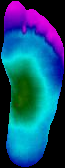
#> input picture Control Group/CG001_M/CG001_M_L.png, 65 x 168 px
$ python -i thermal_inference.py   (imports and definitions only)
#> lines starting #> are read from the running program, lines starting #| are printed output that depends on the picture; after the words box and inside, x2 and y2 are one past the last pixel; in counts of white or black regions, pixels touching at a corner belong together
"""
thermal_inference.py - backend module for the plantar-thermogram DM screening model.

Usage:
    from thermal_inference import ThermalDMPredictor
    predictor = ThermalDMPredictor("thermal_dm_model.joblib")
    result = predictor.predict_from_csv("patient_L.csv", "patient_R.csv")
    # {"probability": 0.73, "prediction": "DM", "threshold": 0.41, "risk_flag": True}

Inputs are two CSV temperature matrices (deg C, no header, background = 0).
Angiosome CSVs are optional (dict like {"L_LCA": "path.csv", ...}); if omitted,
those features are imputed with training medians.
"""
import numpy as np
import pandas as pd
import cv2
import joblib
from scipy import ndimage
from scipy.stats import entropy


def repair_foot_matrix(mat, max_hole_pixels=10):
    clean = np.asarray(mat, dtype=np.float32).copy()
    if clean.ndim != 2 or clean.size == 0:
        raise ValueError("Expected a non-empty 2D temperature matrix.")
    mask = np.isfinite(clean) & (clean > 0)
    if not mask.any():
        return clean, mask
    holes = ndimage.binary_fill_holes(mask) & ~mask
    hole_labels, n = ndimage.label(holes)
    for i in range(1, n + 1):
        region = hole_labels == i
        if region.sum() > max_hole_pixels:
            continue
        boundary = ndimage.binary_dilation(region, structure=np.ones((3, 3), bool)) & mask
        if not boundary.any():
            continue
        clean[region] = float(np.median(clean[boundary]))
        mask[region] = True
    return clean, mask


def standardize_foot_geometry(mat, is_left=False, target_shape=(128, 64)):
    mat = np.asarray(mat, dtype=np.float32)
    th, tw = target_shape
    clean, mask = repair_foot_matrix(mat)
    mask &= np.isfinite(clean) & (clean > 0)
    if not mask.any():
        return np.zeros(target_shape, np.float32)
    if is_left:
        clean, mask = np.fliplr(clean), np.fliplr(mask)
    rows, cols = np.any(mask, 1), np.any(mask, 0)
    rmin, rmax = np.where(rows)[0][[0, -1]]
    cmin, cmax = np.where(cols)[0][[0, -1]]
    crop = clean[rmin:rmax + 1, cmin:cmax + 1]
    cmask = mask[rmin:rmax + 1, cmin:cmax + 1]
    ch, cw = crop.shape
    s = min(th / ch, tw / cw)
    nh = max(1, min(th, int(round(ch * s))))
    nw = max(1, min(tw, int(round(cw * s))))
    num = cv2.resize(np.where(cmask, crop, 0.0).astype(np.float32), (nw, nh), interpolation=cv2.INTER_LINEAR)
    wts = cv2.resize(cmask.astype(np.float32), (nw, nh), interpolation=cv2.INTER_LINEAR)
    valid = cv2.resize(cmask.astype(np.uint8), (nw, nh), interpolation=cv2.INTER_NEAREST).astype(bool)
    valid &= wts > 1e-6
    rt = np.zeros((nh, nw), np.float32)
    rt[valid] = num[valid] / wts[valid]
    out = np.zeros(target_shape, np.float32)
    y0, x0 = (th - nh) // 2, (tw - nw) // 2
    out[y0:y0 + nh, x0:x0 + nw] = rt
    return out


# [42 lines left out: functions thermal_stats, glcm_features, not called in this run]


def _valid(mat):
    mat = np.asarray(mat, np.float32)
    return mat[np.isfinite(mat) & (mat > 0)]


# [27 lines left out: function extract_features, not called in this run]


class ThermalDMPredictor:
    # [23 lines left out: functions __init__, _read, predict_from_arrays, not called in this run]

    def predict_from_csv(self, left_csv, right_csv, angiosome_csvs=None):
        ang = {k: self._read(v) for k, v in (angiosome_csvs or {}).items()}
        return self.predict_from_arrays(self._read(left_csv), self._read(right_csv), ang)

>>> import cv2
>>> picture = cv2.imread('Control Group/CG001_M/CG001_M_L.png', cv2.IMREAD_GRAYSCALE)
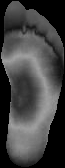
#> picture: shape (168, 65); min 0, max 163, mean 65.8
>>> result = standardize_foot_geometry(picture)
#> in repair_foot_matrix, `mask = np.isfinite(clean) & (clean > 0)`:
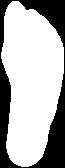
#> mask: shape (168, 65) bool; 69.3% white; 1 black region, box (x1, y1, x2, y2) and area: (0, 0, 65, 168) 3352
#> in repair_foot_matrix, `holes = ndimage.binary_fill_holes(mask) & ~mask`: holes: shape (168, 65) bool; every value is 0
#> in repair_foot_matrix, `hole_labels, n = ndimage.label(holes)`: hole_labels: shape (168, 65) int32; every value is 0
#> in repair_foot_matrix, `hole_labels, n = ndimage.label(holes)`: n = 0
#> in standardize_foot_geometry, `rmin, rmax = np.where(rows)[0][[0, -1]]`: rmin = 1; rmax = 166
#> in standardize_foot_geometry, `cmin, cmax = np.where(cols)[0][[0, -1]]`: cmin = 1; cmax = 63
#> in standardize_foot_geometry, `crop = clean[rmin:rmax + 1, cmin:cmax + 1]`:
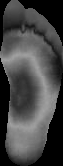
#> crop: shape (166, 63) float32; min 0, max 163, mean 68.7
#> in standardize_foot_geometry, `cmask = mask[rmin:rmax + 1, cmin:cmax + 1]`: cmask: shape (166, 63) bool; 72.4% white; 4 black regions, box (x1, y1, x2, y2) and area: (28, 73, 63, 166) 1106, (0, 58, 20, 166) 816, (18, 0, 63, 46) 779, (0, 0, 11, 51) 189
#> in standardize_foot_geometry, `num = cv2.resize(np.where(cmask, crop, 0.0).astype(np.float32), (nw, n..`:
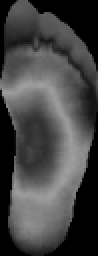
#> num: shape (128, 49) float32 (shown 2 times larger); min 0, max 159.7, mean 68.7
#> in standardize_foot_geometry, `wts = cv2.resize(cmask.astype(np.float32), (nw, nh), interpolation=cv2..`:
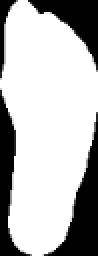
#> wts: shape (128, 49) float32 (shown 2 times larger); min 0, max 1, mean 0.723
#> in standardize_foot_geometry, `valid = cv2.resize(cmask.astype(np.uint8), (nw, nh), interpolation=cv2..`: valid: shape (128, 49) bool; 72.4% white; 4 black regions, box (x1, y1, x2, y2) and area: (25, 61, 49, 128) 610, (0, 45, 14, 128) 512, (14, 0, 49, 33) 468, (0, 0, 9, 40) 140
#> in standardize_foot_geometry, `valid &= wts > 1e-6`:
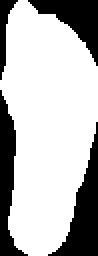
#> valid: shape (128, 49) bool (shown 2 times larger); 72.2% white; 4 black regions, box (x1, y1, x2, y2) and area: (24, 61, 49, 128) 625, (0, 45, 14, 128) 512, (14, 0, 49, 33) 468, (0, 0, 9, 40) 140
#> in standardize_foot_geometry, `out[y0:y0 + nh, x0:x0 + nw] = rt`:
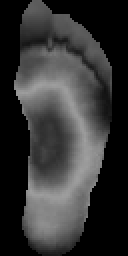
#> out: shape (128, 64) float32 (shown 2 times larger); min 0, max 159.7, mean 52.4

$ run again, on Control Group/CG001_M/CG001_M_R.png
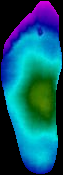
#> input picture Control Group/CG001_M/CG001_M_R.png, 63 x 175 px
#> in repair_foot_matrix, `mask = np.isfinite(clean) & (clean > 0)`:
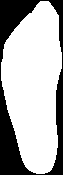
#> mask: shape (175, 63) bool; 69.6% white; 1 black region, box (x1, y1, x2, y2) and area: (0, 0, 63, 175) 3348
#> holes: shape (175, 63) bool; every value is 0
#> hole_labels: shape (175, 63) int32; every value is 0
#> n = 0
#> rmin = 1; rmax = 173
#> cmin = 1; cmax = 61
#> cmask: shape (173, 61) bool; 72.7% white; 4 black regions, box (x1, y1, x2, y2) and area: (0, 80, 35, 173) 1171, (0, 0, 39, 61) 911, (44, 68, 61, 173) 584, (48, 0, 61, 51) 210
#> in standardize_foot_geometry, `out[y0:y0 + nh, x0:x0 + nw] = rt`:
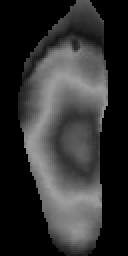
#> out: shape (128, 64) float32 (shown 2 times larger); min 0, max 162.1, mean 49.8
